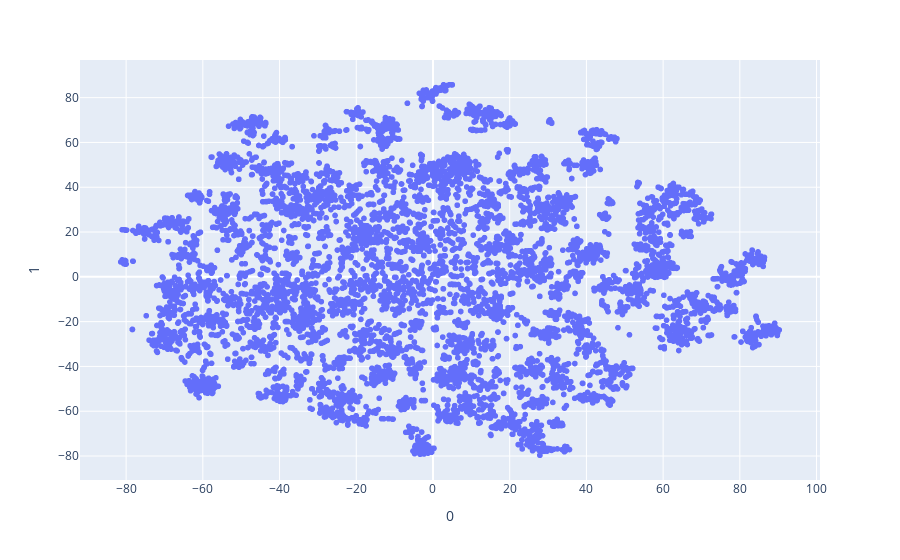

Notebook cell for this chart:
### Code cell
px.scatter(tsne_skills.dropna(),x=0,y=1,
           hover_data=['skill'])

### Figure 1 — Plotly figure (JSON) as saved in the notebook; plotly's stock layout.template omitted (floating-point values rounded to 4 significant figures; data arrays with more than 128 entries replaced by an {"elided": "..."} marker saying what was removed)
{"data": [{"customdata": {"elided": "8498x1 str values"}, "hovertemplate": "0=%{x}<br>1=%{y}<br>skill=%{customdata[0]}<extra></extra>", "legendgroup": "", "marker": {"color": "#636efa", "symbol": "circle"}, "mode": "markers", "name": "", "showlegend": false, "type": "scattergl", "x": {"elided": "8498 float values"}, "xaxis": "x", "y": {"elided": "8498 float values"}, "yaxis": "y"}], "layout": {"autosize": true, "legend": {"tracegroupgap": 0}, "margin": {"t": 60}, "xaxis": {"anchor": "y", "autorange": true, "domain": [0, 1], "range": [-91.78, 100.6], "title": {"text": "0"}, "type": "linear"}, "yaxis": {"anchor": "x", "autorange": true, "domain": [0, 1], "range": [-92.46, 98.56], "title": {"text": "1"}, "type": "linear"}}}
